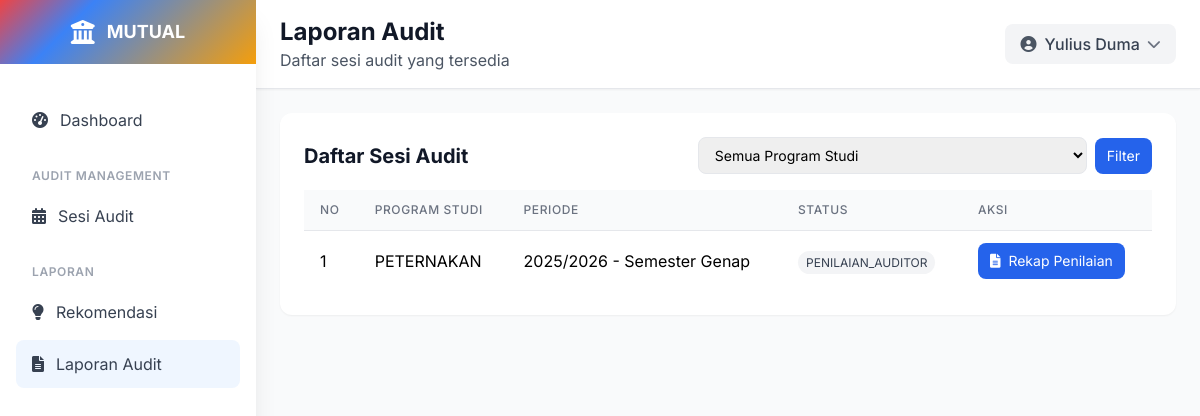
The app's page /laporan/ (signed in) with its own data.
### ami/models.py (models this page shows, shortened)
class AuditSession(models.Model):
    program_studi = models.ForeignKey(ProgramStudi, on_delete=models.CASCADE, related_name='audit_sessions')
    tahun_akademik = models.CharField(max_length=9)  # Contoh: "2023/2024"
    semester = models.CharField(max_length=2, choices=[
        ('G', 'Ganjil'),
        ('P', 'Genap'),
    ])
    tanggal_mulai_penilaian_mandiri = models.DateField(blank=True, null=True)
    tanggal_selesai_penilaian_mandiri = models.DateField(blank=True, null=True)
    tanggal_mulai_penilaian_auditor = models.DateField(blank=True, null=True)
    tanggal_selesai_penilaian_auditor = models.DateField(blank=True, null=True)
    status = models.CharField(max_length=20, choices=[
        ('DRAFT', 'Draft'),
        ('PENILAIAN_MANDIRI', 'Penilaian Mandiri'),  # Diperbaiki typo
        ('PENILAIAN_AUDITOR', 'Penilaian Auditor'),  # Diperbaiki typo
        ('SELESAI', 'SELESAI'),
    ], default='DRAFT')
    auditor_ketua = models.ForeignKey(Auditor, on_delete=models.SET_NULL, null=True, blank=True, related_name='ketua_audit_sessions')
    auditor_anggota = models.ManyToManyField(Auditor, related_name='anggota_audit_sessions', blank=True)
    class Meta:
        verbose_name = "Sesi Audit"
        verbose_name_plural = "Sesi Audit"
        unique_together = ['program_studi', 'tahun_akademik', 'semester']
        ordering = ['-tanggal_mulai_penilaian_mandiri']

class ProgramStudi(models.Model):
    lembaga_akreditasi = models.ForeignKey(LembagaAkreditasi, on_delete=models.PROTECT, related_name='program_studi')
    kode = models.CharField(max_length=10, unique=True)
    nama = models.CharField(max_length=255)
    fakultas = models.CharField(max_length=200, choices=[
        ('FKIP', 'FKIP'),
        ('FISIP', 'FISIP'),
        ('FEB', 'FEB'),
        ('FAKUM', 'FAKUM'),
        ('FAPERTA', 'FAPERTA'),
        ('FATEK', 'FATEK'),
        ('FMIPA', 'FMIPA'),
        ('FAHUT', 'FAHUT'),
        ('FK', 'FK'),
        ('FAPETKAN', 'FAPETKAN'),
        ('FKM', 'FKM'),
        ('Pascasarjana', 'Pascasarjana'),
    ])
    jenjang = models.CharField(max_length=50, choices=[
        ('D3', 'Diploma 3'),
        ('D4', 'Diploma 4'),
        ('S1', 'Sarjana'),
        ('S2', 'Magister'),
        ('S3', 'Doktor'),
        ('Profesi','Profesi')
    ])
    akreditasi = models.CharField(max_length=50, blank=True, null=True, choices=[
        ('unggul', 'UNGGUL'),
        ('baik_sekali', 'BAIK SEKALI'),
        ('baik', 'BAIK'),
        ('A', 'A'),
        ('B', 'B'),
        ('C', 'C'),
        ('belum', 'Belum Terakreditasi')
    ] )
    tanggal_akreditasi = models.DateField(blank=True, null=True)
    class Meta:
        verbose_name = "Program Studi"
        verbose_name_plural = "Program Studi"
        ordering = ['kode']

### ami/views.py (the view)
# urls.py: path("laporan/", views.laporan_index_audit, name="laporan_index_audit"),
@login_required
def laporan_index_audit(request):
    user_program_studi = get_user_program_studi(request.user)
    user_auditor = get_user_auditor(request.user)
    qs = AuditSession.objects.select_related('program_studi', 'auditor_ketua')\
        .prefetch_related('auditor_anggota').all()
    if not request.user.is_superuser:
        if user_program_studi:
            qs = qs.filter(program_studi=user_program_studi)
        elif user_auditor:
            qs = qs.filter(Q(auditor_ketua=user_auditor) | Q(auditor_anggota=user_auditor)).distinct()
    program_studi_id = request.GET.get('program_studi')
    if program_studi_id:
        qs = qs.filter(program_studi_id=program_studi_id)
    qs = qs.order_by('-tanggal_mulai_penilaian_mandiri')
    paginator = Paginator(qs, 10)
    page_number = request.GET.get('page')
    audit_sessions = paginator.get_page(page_number)
    programs = ProgramStudi.objects.all().order_by('nama')
    return render(request, 'ami/laporan_index_audit.html', {
        'audit_sessions': audit_sessions,
        'program_studi': programs,
        'user_program_studi': user_program_studi,
        'user_auditor': user_auditor
    })

### ami/views.py (called while the page is built)
def get_user_program_studi(user):
    try:
        if hasattr(user, 'koordinatorprogramstudi'):
            return user.koordinatorprogramstudi.program_studi
        return None
    except AttributeError:
        return None

def get_user_auditor(user):
    try:
        return user.auditor
    except AttributeError:
        return None

### templates/ami/laporan_index_audit.html (shortened to what this page needs)
{% extends 'base.html' %}
{% block page_title %}Laporan Audit{% endblock %}
{% block page_subtitle %}Daftar sesi audit yang tersedia{% endblock %}
{% block content %}
<div class="p-4 lg:p-6">
  <div class="bg-white rounded-xl shadow-sm p-4 lg:p-6">
    <div class="flex items-center justify-between mb-4">
      <h2 class="text-lg lg:text-xl font-bold text-gray-900">Daftar Sesi Audit</h2>
      <form method="get" class="flex items-center space-x-2">
        <select name="program_studi" class="border rounded-lg px-3 py-2 text-sm">
          <option value="">Semua Program Studi</option>
        </select>
        <button class="px-3 py-2 rounded-lg bg-blue-600 text-white text-sm">Filter</button>
      </form>
    </div>
    <div class="overflow-x-auto">
      <table class="min-w-full divide-y divide-gray-200">
        <thead class="bg-gray-50">
          <tr>
            <th class="px-4 py-3 text-left text-xs font-medium text-gray-500 uppercase tracking-wider">No</th>
            <th class="px-4 py-3 text-left text-xs font-medium text-gray-500 uppercase tracking-wider">Program Studi</th>
            <th class="px-4 py-3 text-left text-xs font-medium text-gray-500 uppercase tracking-wider">Periode</th>
            <th class="px-4 py-3 text-left text-xs font-medium text-gray-500 uppercase tracking-wider">Status</th>
            <th class="px-4 py-3 text-left text-xs font-medium text-gray-500 uppercase tracking-wider">Aksi</th>
          </tr>
        </thead>
        <tbody class="bg-white divide-y divide-gray-200">
          {% for s in audit_sessions %}
          <tr class="hover:bg-gray-50">
             <td class="px-4 py-3 whitespace-nowrap">{{ forloop.counter }}</td>
            <td class="px-4 py-3 whitespace-nowrap">{{ s.program_studi.nama }}</td>
            <td class="px-4 py-3 whitespace-nowrap">{{ s.tahun_akademik }} - Semester {{ s.get_semester_display }}</td>
            <td class="px-4 py-3 whitespace-nowrap">
              <span class="px-2 py-1 text-xs rounded-full bg-gray-100 text-gray-700">{{ s.status }}</span>
            </td>
            <td class="px-4 py-3 whitespace-nowrap">
              <a href="{% url 'ami:laporan_audit' session_id=s.id %}" class="inline-flex items-center px-3 py-2 text-sm rounded-lg bg-blue-600 text-white hover:bg-blue-700">
                <i class="fas fa-file-alt mr-2"></i>Rekap Penilaian
              </a>
            </td>
          </tr>
          {% empty %}
          <tr><td colspan="4" class="px-4 py-6 text-center text-gray-500">Belum ada sesi audit.</td></tr>
          {% endfor %}
        </tbody>
      </table>
    </div>
  </div>
</div>
{% endblock %}

### templates/base.html (shortened to what this page needs)
<!DOCTYPE html>
<html lang="id">
<head>
    <script src="https://cdn.tailwindcss.com"></script>
    <link href="https://cdnjs.cloudflare.com/ajax/libs/font-awesome/6.0.0/css/all.min.css" rel="stylesheet">
    <link href="https://cdn.jsdelivr.net/npm/select2@4.1.0-rc.0/dist/css/select2.min.css" rel="stylesheet" />
    <link href="https://cdn.jsdelivr.net/npm/select2-bootstrap-5-theme@1.3.0/dist/select2-bootstrap-5-theme.min.css" rel="stylesheet" />
</head>
<body class="bg-gray-50">
    <div class="fixed inset-y-0 left-0 z-50 w-64 bg-white shadow-xl transform transition-transform duration-300 ease-in-out lg:translate-x-0 -translate-x-full flex flex-col" id="sidebar">
        <div class="flex items-center justify-center h-16 gradient-bg flex-shrink-0">
            <div class="flex items-center space-x-3">
                <i class="fas fa-university text-white text-2xl"></i>
                <span class="text-white font-bold text-lg">MUTUAL</span>
            </div>
        </div>
        <nav class="flex-1 overflow-y-auto mt-8 px-4 pb-4 ">
            <div class="space-y-2">
                <a href="{% url 'ami:dashboard' %}" class="sidebar-item flex items-center px-4 py-3 text-gray-700 rounded-lg transition-all duration-200 {% if request.resolver_match.url_name == 'dashboard' %}bg-blue-50 text-blue-600{% else %}hover:bg-gray-50{% endif %}">
                    <i class="fas fa-tachometer-alt mr-3"></i>
                    <span>Dashboard</span>
                </a>
                <div class="pt-4">
                    <p class="px-4 text-xs font-semibold text-gray-400 uppercase tracking-wider">Audit Management</p>
                    <div class="mt-2 space-y-1">
                        <a href="{% url 'ami:audit_session_list' %}" class="sidebar-item flex items-center px-4 py-3 text-gray-700 rounded-lg transition-all duration-200 {% if request.resolver_match.url_name == 'audit_session_list' %}bg-blue-50 text-blue-600{% else %}hover:bg-gray-50{% endif %}">
                            <i class="fas fa-calendar-alt mr-3"></i>
                            <span>Sesi Audit</span>
                        </a>
                    </div>
                </div>
                <div class="pt-4">
                    <p class="px-4 text-xs font-semibold text-gray-400 uppercase tracking-wider">Laporan</p>
                    <div class="mt-2 space-y-1">
                        <a href="#" class="sidebar-item flex items-center px-4 py-3 text-gray-700 rounded-lg transition-all duration-200 hover:bg-gray-50">
                            <i class="fas fa-lightbulb mr-3"></i>
                            <span>Rekomendasi</span>
                        </a>
                        <a href="{% url 'ami:laporan_index_audit' %}"
                            class="sidebar-item flex items-center px-4 py-3 text-gray-700 rounded-lg transition-all duration-200 {% if request.resolver_match.url_name == 'laporan_index_audit' %}bg-blue-50 text-blue-600{% else %}hover:bg-gray-50{% endif %}">
                            <i class="fas fa-file-alt mr-3"></i>
                            <span>Laporan Audit</span>
                        </a>
                    </div>
                </div>
            </div>
        </nav>
    </div>
    <div class="lg:ml-64 flex flex-col min-h-screen">
        <header class="bg-white shadow-sm border-b border-gray-200">
            <div class="flex items-center justify-between px-4 lg:px-6 py-4 print:hidden ">
                <div class="lg:block hidden">
                    <h1 class="text-xl lg:text-2xl font-bold text-gray-900">{% block page_title %}{% endblock %}</h1>
                    <p class="text-gray-600">{% block page_subtitle %}{% endblock %}</p>
                </div>
                <div class="flex items-center space-x-4">
                    <div class="relative print:hidden">
                        <button id="profileButton" class="flex items-center space-x-2 bg-gray-100 hover:bg-gray-200 px-4 py-2 rounded-lg transition-colors">
                            <i class="fas fa-user-circle text-gray-600"></i>
                            <span class="text-gray-700 font-medium">{{ user.get_full_name|default:user.username }}</span>
                            <i class="fas fa-chevron-down text-gray-500 text-sm transition-transform" id="chevronIcon"></i>
                        </button>
                    </div>
                </div>
            </div>
        </header>
        {% block content %}{% endblock %}
    </div>
</body>
</html>

### templates/base.html (style rules this page uses)
body { font-family: 'Inter', sans-serif; }
.gradient-bg { background: linear-gradient(135deg, #ef4444 0%, #3b82f6 30%, #f59e0b 100%) }

### records on screen
AuditSession: program_studi.nama "PETERNAKAN", tahun_akademik "2025/2026", semester "Genap", status "PENILAIAN_AUDITOR"

### other values on screen
{{ user.get_full_name|default:user.username }} "Yulius Duma"
